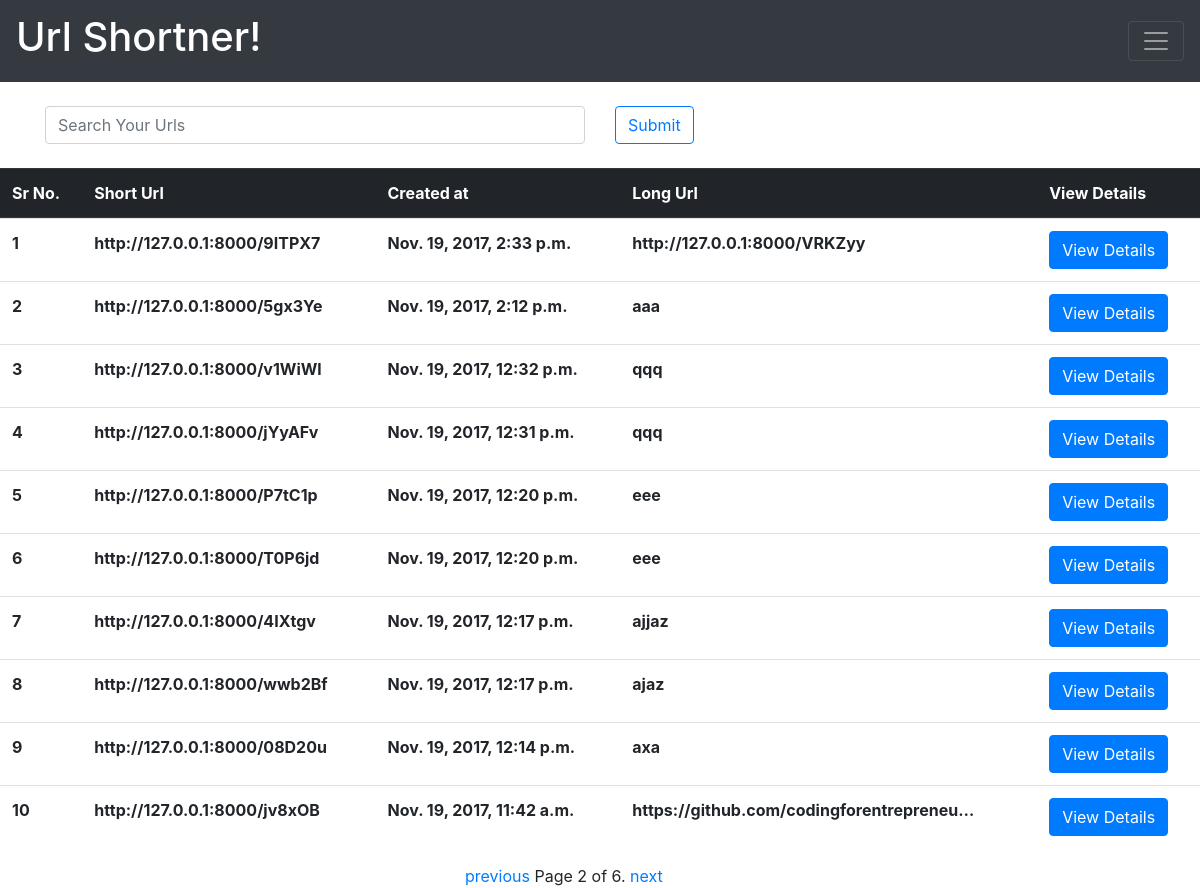
Screenshot of /myurls/?page=2 (signed in) with the database file from the repository.
### st/models.py (models this page shows, shortened)
class Shortner(models.Model):
	user              = models.ForeignKey(User,null=True)
	url_field         = models.CharField(max_length=300)
	shortcode         = models.CharField(max_length=6,blank=True , null = True)
	created	          = models.DateTimeField(auto_now_add=True)
	updated           = models.DateTimeField(auto_now=True)
	count             = models.IntegerField(default=0)
	class Meta:
		unique_together = (('user', 'url_field'),)
	def get_short_url(self):
		return 'http://127.0.0.1:8000/%s' %(self.shortcode)

### st/views.py (the view)
# urls.py: url(r'^myurls/$', my_shortened_urls, name='my_shortened_urls'),
@login_required(login_url='/accounts/login/')
def my_shortened_urls(request):
	qs=Shortner.objects.filter(user=request.user).order_by('-id')
	query=request.GET.get('q')
	if query:
		qs = qs.filter(
				Q(url_field__icontains=query)|
				Q(shortcode__icontains=query)).distinct()
	paginator = Paginator(qs, 10) # Show 25 contacts per page
	page = request.GET.get('page')
	try:
		qs = paginator.page(page)
	except PageNotAnInteger:
		qs = paginator.page(1)
	except EmptyPage:
		qs = paginator.page(paginator.num_pages)
	context={'qs':qs}
	return render(request,'myurls.html',context)

### templates/myurls.html (shortened to what this page needs)
{% extends "base.html" %}
{% block content %}
<br>
<div class="container mx-auto">
   <form method="GET" action="">
      <div class="row">
        <div class="col">
          <input type="text"  name="q" class="form-control" placeholder="Search Your Urls" value='{{ request.GET.q }}'>
        </div>
        <div class="col">
          <input type="submit"  class="btn btn-outline-primary" >
        </div>
      </div>
    </form>
</div>
<br>
{% if qs  %}
<table class="table">
  <thead class="thead-dark">
      <th scope="col">Sr No.</th>
      <th scope="col">Short Url</th>
      <th scope="col">Created at</th>
      <th scope="col">Long Url</th>
      <th scope="col">View Details</th>
  </thead>
  <tbody>
  	<tr>{% for obj in qs %}
    <tr>
      <th scope="row"> {{ forloop.counter }} </th>
      <th scope="row">{{obj.get_short_url}}</th>
      <th scope="row">{{obj.created}}</th>
      <th scope="row">{{obj.url_field|truncatechars:40}}</th>
      <th scope="row"> <a href="/tableview/{{obj.id}}" class="btn btn-primary">View Details</a></th>
    </tr>
  {%  endfor %}
  </tbody>
</table>
{% else %}
<div class="container mx-auto">
<div class="alert alert-info mx-auto" role="alert">
  <h2> No Urls Found</h2>
</div>
</div>
{% endif %}
<div class="col-md-3 mx-auto mx-auto">
<div class="pagination">
    <span class="step-links">
        {% if qs.has_previous %}
            <a href="?page={{ qs.previous_page_number }}">previous</a>
        {% endif %}
        <span class="current">
            Page {{ qs.number }} of {{ qs.paginator.num_pages }}.
        </span>
        {% if qs.has_next %}
            <a href="?page={{ qs.next_page_number }}">next</a>
        {% endif %}
    </span>
</div>
</div>
{% endblock %}

### templates/base.html (style rules this page uses)
body, html { height: 100%; margin: 0; }

### rows the page displays
Shortner: get_short_url "http://127.0.0.1:8000/9ITPX7", created "Nov. 19, 2017, 2:33 p.m.", url_field "http://127.0.0.1:8000/VRKZyy"
Shortner: get_short_url "http://127.0.0.1:8000/5gx3Ye", created "Nov. 19, 2017, 2:12 p.m.", url_field "aaa"
Shortner: get_short_url "http://127.0.0.1:8000/v1WiWl", created "Nov. 19, 2017, 12:32 p.m.", url_field "qqq"
Shortner: get_short_url "http://127.0.0.1:8000/jYyAFv", created "Nov. 19, 2017, 12:31 p.m.", url_field "qqq"
Shortner: get_short_url "http://127.0.0.1:8000/P7tC1p", created "Nov. 19, 2017, 12:20 p.m.", url_field "eee"
Shortner: get_short_url "http://127.0.0.1:8000/T0P6jd", created "Nov. 19, 2017, 12:20 p.m.", url_field "eee"
Shortner: get_short_url "http://127.0.0.1:8000/4IXtgv", created "Nov. 19, 2017, 12:17 p.m.", url_field "ajjaz"
Shortner: get_short_url "http://127.0.0.1:8000/wwb2Bf", created "Nov. 19, 2017, 12:17 p.m.", url_field "ajaz"
Shortner: get_short_url "http://127.0.0.1:8000/08D20u", created "Nov. 19, 2017, 12:14 p.m.", url_field "axa"
Shortner: get_short_url "http://127.0.0.1:8000/jv8xOB", created "Nov. 19, 2017, 11:42 a.m.", url_field "https://github.com/codingforentrepreneu…"

### other values shown
{{ qs.number }} "2"
{{ qs.paginator.num_pages }} "6"
